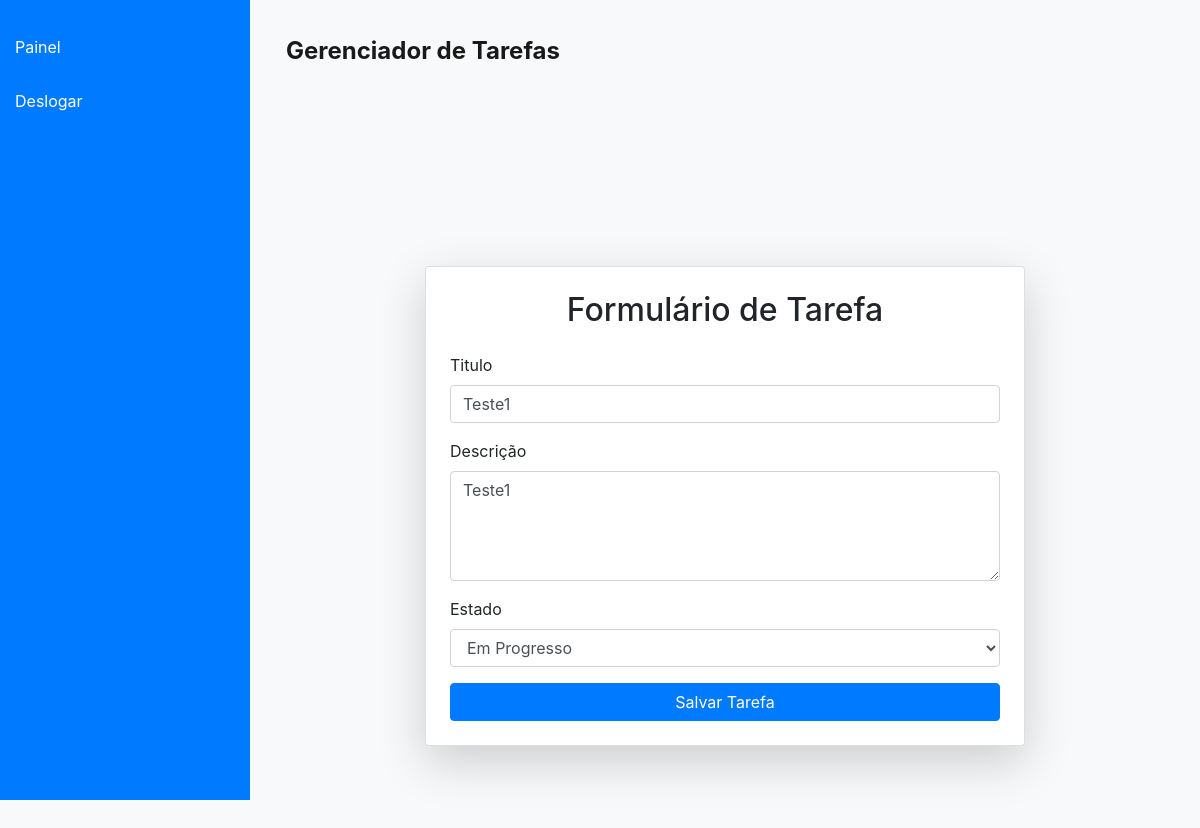
The page /edit_task/2 (signed in) on the database as committed earlier.
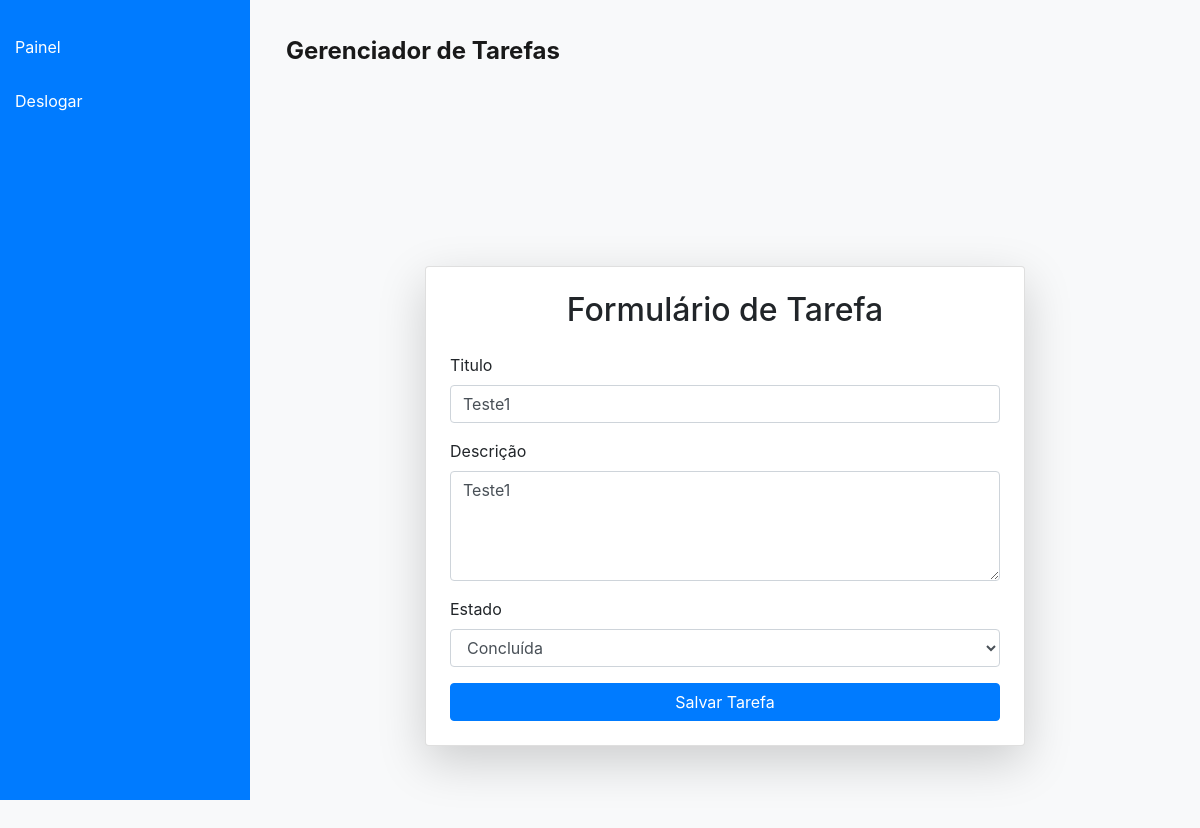
The same page on the database as committed later.
### app.py (models this page shows)
class Task(db.Model):
    id = db.Column(db.Integer, primary_key=True)
    title = db.Column(db.String(100), nullable=False)
    description = db.Column(db.Text, nullable=False)
    status = db.Column(db.String(20), default='pendente')
    user_id = db.Column(db.Integer, db.ForeignKey('user.id'), nullable=False)

### app.py (the view)
@app.route('/edit_task/<int:task_id>', methods=['GET', 'POST'])
def edit_task(task_id):
    if 'user_id' not in session:
        return redirect(url_for('login'))
    task = Task.query.get_or_404(task_id)
    if request.method == 'POST':
        task.title = request.form['title']
        task.description = request.form['description']
        task.status = request.form['status']
        db.session.commit()
        return redirect(url_for('dashboard'))
    return render_template('task_form.html', task=task)

### templates/task_form.html (shortened to what this page needs)
{% extends 'base.html' %}
{% block content %}
<div class="container d-flex justify-content-center align-items-center min-vh-100">
    <div class="card shadow-lg p-4 w-100" style="max-width: 600px;">
        <h2 class="text-center mb-4">Formulário de Tarefa</h2>
        <form method="POST">
            <div class="form-group">
                <label for="title">Titulo</label>
                <input type="text" class="form-control" id="title" name="title" placeholder="Titulo da Tarefa" value="{{ task.title if task else '' }}" required>
            </div>
            <div class="form-group">
                <label for="description">Descrição</label>
                <textarea class="form-control" id="description" name="description" rows="4" placeholder="Coloque a Descrição" required>{{ task.description if task else '' }}</textarea>
            </div>
            <div class="form-group">
                <label for="status">Estado</label>
                <select class="form-control" id="status" name="status" required>
                    <option value="em_progresso" {% if task and task.status == 'em_progresso' %}selected{% endif %}>Em Progresso</option>
                    <option value="concluida" {% if task and task.status == 'concluida' %}selected{% endif %}>Concluída</option>
                </select>
            </div>
            <button type="submit" class="btn btn-primary btn-block">Salvar Tarefa</button>
        </form>
    </div>
</div>
{% endblock %}

Rows that differ between the two databases and show on the page:
changed Task "Teste1": status "Em Progresso" → "Concluída"
